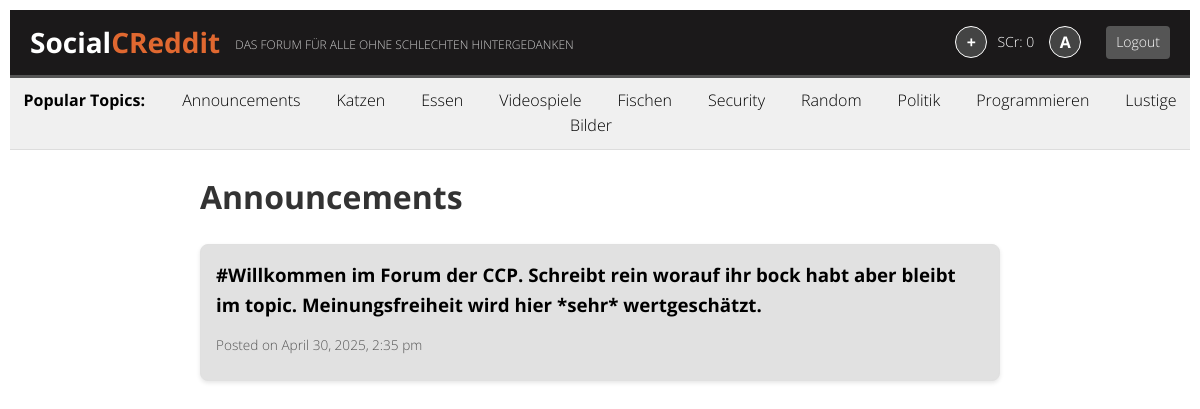
Screenshot of /topic.php?name=Announcements (signed in) with the database file from the repository.
### tables this page shows
CREATE TABLE `topic` (
  `ID` int(11) NOT NULL,
  `Name` text NOT NULL
);

CREATE TABLE `posts` (
  `ID` bigint(20) NOT NULL,
  `TopicID` int(11) NOT NULL,
  `Content` text NOT NULL,
  `Likes` int(11) NOT NULL,
  `Pinned` tinyint(1) NOT NULL,
  `UserID` int(11) NOT NULL,
  `created_at` timestamp NOT NULL DEFAULT current_timestamp()
);

### www/include/database/content_managment.php (called while the page is built, shortened)
<?php
function get_posts($topic_id = null, $topic_name = null, $limit = 10, $sort_by = "created_at", $sort_order = "DESC")
{
    $conn = getDatabaseConnection();
    if ($topic_id) {
        $sql = 'SELECT * FROM posts WHERE TopicID = "' . $topic_id . '" ORDER BY "' . $sort_by . '" "' . $sort_order . '"LIMIT ' . $limit;
    } elseif ($topic_name) {
        $sql = 'SELECT * FROM posts WHERE TopicID = (SELECT `ID` FROM topic WHERE topic.name = "' . $topic_name . '") ORDER BY "' . $sort_by . '" "' . $sort_order . '"LIMIT ' . $limit;
    } else {
        $sql = 'SELECT * FROM posts ORDER BY "' . $sort_by . '" "' . $sort_order . '"LIMIT ' . $limit;
    }
    $result = $conn->query($sql);
    if ($result->num_rows > 0) {
        $posts = array();
        while ($row = $result->fetch_assoc()) {
            $posts[] = $row;
        }
        return $posts;
    } else {
        return false;
    }
}
function get_topics($limit = 10, $sort_by = "popular")
{
    $conn = getDatabaseConnection();
    if ($limit == 0) {
        $sql = 'SELECT * FROM topic ORDER BY (SELECT COUNT(*) FROM posts WHERE posts.TopicID = topic.ID) DESC';
    } else {
        if ($sort_by == "popular") {
            $sql = 'SELECT * FROM topic ORDER BY (SELECT COUNT(*) FROM posts WHERE posts.TopicID = topic.ID) DESC LIMIT ' . $limit;
        } else {
            $sql = 'SELECT * FROM topic ORDER BY ID DESC LIMIT ' . $limit;
        }
    }
    $result = $conn->query($sql);
    if ($result->num_rows > 0) {
        $topics = array();
        while ($row = $result->fetch_assoc()) {
            $topics[] = $row;
        }
        return $topics;
    } else {
        return false;
    }
}

### www/include/topicbar.php (the view)
<?php
        $popular_topics = get_topics();
        if ($popular_topics && !empty($popular_topics)) {
            echo '<div class="popular-topics-bar">';
            echo '<span>Popular Topics: </span>';
            foreach ($popular_topics as $topic) {
                echo '<a href="topic.php?name=' . urlencode($topic['Name']) . '">' . htmlspecialchars($topic['Name']) . '</a>';
            }
            echo '</div>';
        } else {
            echo '<div class="popular-topics-bar"><span>No popular topics found.</span></div>';
        }
?>

### www/topic.php (shortened to what this page needs)
<!DOCTYPE html>
<html lang="en">
    <head>
    <?php include "header.php"; ?>
    </head>
    <body>
    <?php
        include "include/topicbar.php";
        $topic_name = isset($_GET['name']) ? $_GET['name'] : null;
        if ($topic_name) {
            $topic_posts = get_posts(topic_name: $topic_name);
        } else {
            echo '<p>No topic specified.</p>';
            exit();
        }
        if ($topic_posts && !empty($topic_posts)) {
            echo '<div class="home-feed">';
            echo '<h1>' . htmlspecialchars($topic_name) . '</h1>';
            foreach ($topic_posts as $post) {
                echo '<div class="post-preview">';
                echo '<h3><a href="post.php?id=' . $post['ID'] . '">' . htmlspecialchars($post['Content']) . '</a></h3>';
                $date = date_create($post['created_at']);
                echo '<p class="post-meta">Posted on ' . date_format($date, 'F j, Y, g:i a') . '</p>';
                echo '</div>';
            }
            echo '</div>';
        } else {
            echo '<div class="topic-posts"><p>No posts to display in this topic yet.</p></div>';
        }
        ?>
    </body>
</html>

### www/assets/css/styles.css (style rules this page uses)
body { font-family: "Open Sans", sans-serif; line-height: 1.6; margin: 10px; padding: 0; font-weight: 100; font-size: normal; }
h1 { font-family: "Open Sans", sans-serif; color: #333; }
.popular-topics-bar { padding: 10px; background-color: #f0f0f0; border-bottom: 1px solid #ddd; text-align: center; margin-bottom: 20px; }
.popular-topics-bar span { font-weight: bold; margin-right: 15px; }
.popular-topics-bar a { margin: 0 8px; text-decoration: none; color: black; padding: 5px 10px; border-radius: 4px; transition: background-color 0.3s ease; }
.home-feed { margin: 20px auto; max-width: 800px; padding: 0 15px; }
.home-feed div { margin-bottom: 20px; padding: 15px; border-radius: 8px; background-color: #e1e1e1; box-shadow: 0 2px 4px rgba(0,0,0,0.1); }
.home-feed a { text-decoration: none; color: #000000; font-weight: bold; }
.post-preview h3 { margin-top: 0; margin-bottom: 10px; }
.post-preview { border: 1px solid #e0e0e0; padding: 20px; margin-bottom: 20px; border-radius: 8px; background-color: #fff; box-shadow: 0 2px 4px rgba(0,0,0,0.05); }
.post-preview .post-meta { font-size: 0.85em; color: #555; margin-bottom: 10px; }

### rows the page displays
topic: Name "Announcements"
topic: Name "Katzen"
topic: Name "Essen"
topic: Name "Videospiele"
topic: Name "Fischen"
topic: Name "Security"
topic: Name "Random"
topic: Name "Politik"
topic: Name "Programmieren"
topic: Name "Lustige Bilder"
posts: Content "#Willkommen im Forum der CCP. Schreibt rein worauf ihr bock habt aber bleibt im topic. Meinungsfreiheit wird hier *sehr* wertgeschätzt.", created_at "April 30, 2025, 2:35 pm"

### other values shown
$social_credit "0"
substr($username, 0, 1) "A"
$topic_name "Announcements"
